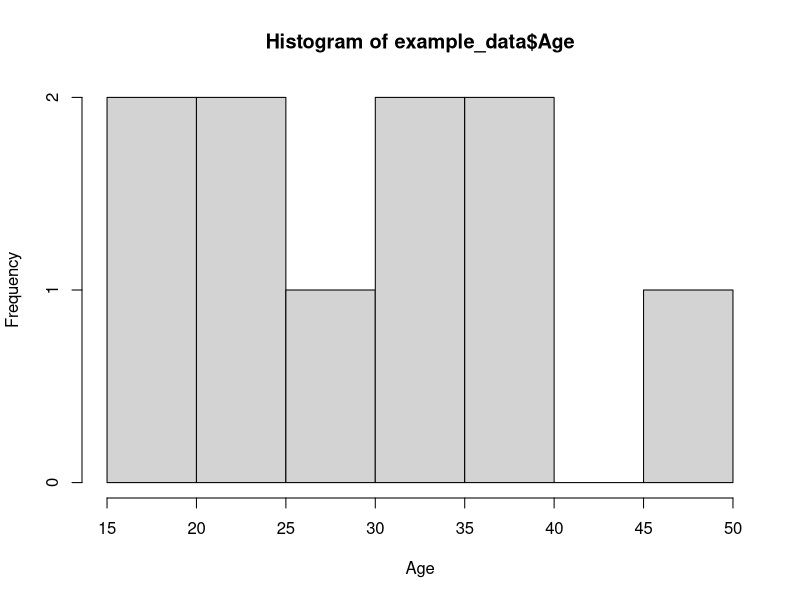

This figure's R source:
example <- 123

example_data <- data.frame(
    ID = 1:10,
    Age = sample(18:50, 10, replace = TRUE),
    Score = round(runif(10, 50, 100), 1)

)

print(example_data)

hist(example_data$Age,
min = "Histogran of Age",
xlab = "Age",
ylab = "Frequency",
cal = " lightblue",
border = "black"
)

